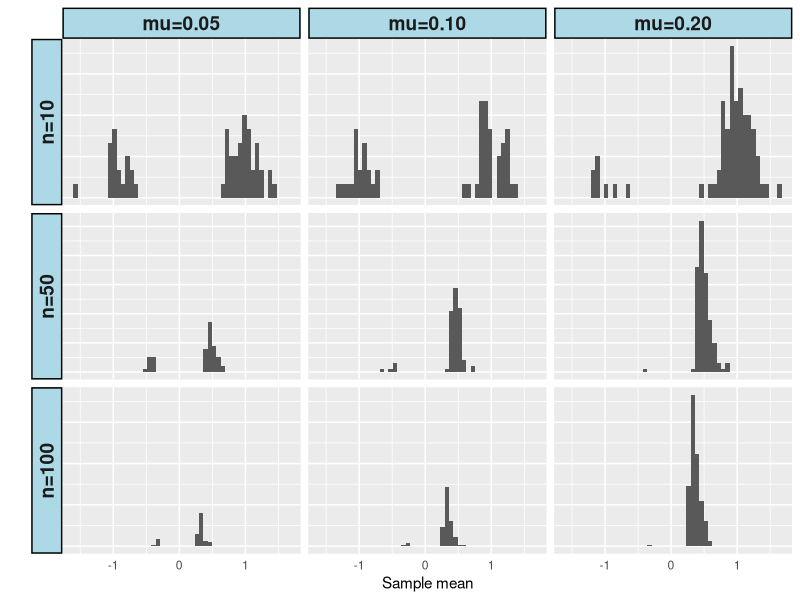

The R script that drew this image:
library(ggplot2)

rm(list=ls())

n_reps <- 1000

generate_p_values <- function(mu, sigma, sample_size, n_reps) {
  p_value <- numeric(n_reps)
  x_bar <- numeric(n_reps)
  for (i in 1:n_reps) {
    x <- rnorm(sample_size, mu, sigma)
    y <- rnorm(sample_size, 0.0, sigma)
    tmp <- t.test(x, y, var.equal=TRUE)
    x_bar[i] <- mean(x) - mean(y)
    p_value[i] <- tmp$p.value
  }
  stats <- data.frame(p_value=p_value,
                      x_bar=x_bar)
  return(stats)
}

p_value <- numeric(0)
x_bar <- numeric(0)
mean <- character(0)
n <- character(0)
mu_vec <- character(0)
for (mu in c(0.05, 0.10, 0.20)) {
  for (sample_size in c(10, 50, 100)) {
    p <- generate_p_values(mu, sigma=1.0, sample_size, n_reps)
    p_value <- c(p_value, p$p_value)
    x_bar <- c(x_bar, p$x_bar)
    label <- sprintf("mu=%4.2f", mu)
    mean <- c(mean, rep(label, n_reps))
    label <- sprintf("n=%d", sample_size)
    n <- c(n, rep(label, n_reps))
    mu_vec <- c(mu_vec, rep(mu, n_reps))
  }
}

for.plot <- data.frame(p_value=p_value,
                       x_bar=x_bar,
                       mu=mu_vec,
                       mean=mean,
                       n=n)
for.plot$n <- factor(for.plot$n, levels=c("n=10", "n=50", "n=100"))
for.plot <- subset(for.plot, p_value < 0.05)
p <- ggplot(for.plot, aes(x=x_bar)) +
  geom_histogram(bins=50) +
  xlab("Sample mean") +
  ylab("") +
  facet_grid(n ~ mean, scales="free_y", switch="y") +
  theme(strip.text=element_text(face="bold", size=rel(1.25)),
        strip.background=element_rect(fill="lightblue",
                                      color="black",
                                      size=1),
        axis.text.y=element_blank(),
        axis.ticks=element_blank())
print(p)

